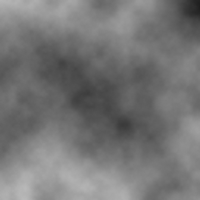
Frame 1 (no input)
Frame 2 (the mouse pressed at the canvas centre, redrawn once): identical to frame 1, image omitted

The p5.js sketch that drew this single still picture (run headless with seeded random() and noise() and a simulated clock; the mouse was pressed at the canvas centre and the sketch redrawn once):

// p5.js sketch
// ── sketch.js
const width = 200;
const height = 200;
window.increment = 0.01;

function setup() {
    createCanvas(width, height);
    pixelDensity(1); // Workaround for high density displays like Retina
}
  
function draw() {
    noiseDetail(10);
    loadPixels();
    let yOffset = 0;
    for (let x = 0; x < width; x++) {
        let xOffset = 0;
        for (let y = 0; y < width; y++) {
            const index = (x + y * width) * 4;
            // const r = random(255);
            const r = noise(xOffset, yOffset) * 255;
            pixels[index+0] = r; // red
            pixels[index+1] = r; // green
            pixels[index+2] = r; // blue
            pixels[index+3] = 255; // alpha
            xOffset += increment;
        }
        yOffset += increment;
    }
    updatePixels();
    noLoop();
}
